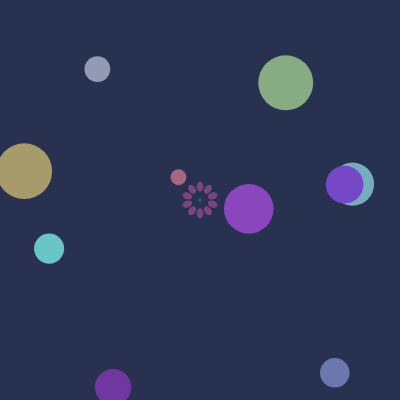
Frame 1 (no input)
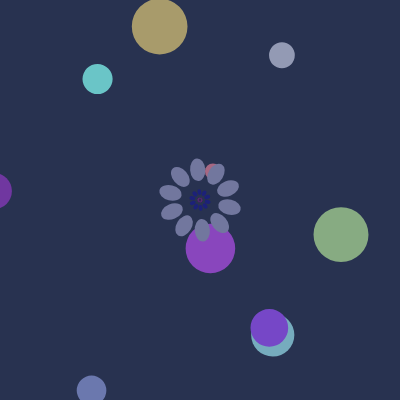
Frame 60 (no input)
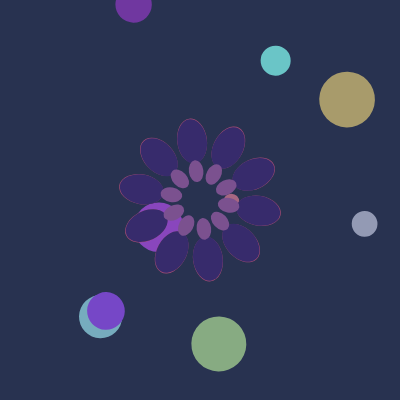
Frame 120 (the mouse pressed at the canvas centre since frame 60)

The p5.js sketch that drew these frames (run headless with seeded random() and noise() and a simulated clock; from frame 60 on, the mouse is pressed at the canvas centre):

// p5.js sketch
// ── sketch.js
let growth = 0.0;
let s = 0.0;
let angle = 0;
 
let planets = [];


function setup() {
  createCanvas(400, 400);
  
  //creates values for circles with a random position on the canvas, a random radius from 10-70, random colours and saves them to planets array
  for (let i = 0; i < 10; i++) {
    xNew = random(-width/2, width/2);
    yNew = random(-height/2, height/2);
    rNew = random(10, 70);
    cNew = [random(100,200), random(50,200), random(100,200)];
    
    values = [xNew, yNew, rNew, cNew];
    
    planets[i] = values;
  }
}

function draw() {
  background(40,50,80);
  
  //sets circling center
  translate(width/2, height/2);
  
  //lets planets + flower rotate around center
  rotate(angle);
  
  //creates 10 planets/circles
  for (let i = 0; i < 10; i++) {
    values = planets[i];
    noStroke();
    
    //colour
    fill(values[3]);
    //position and size
    circle(values[0], values[1], values[2]);
  }
  
  //increases angle each frame
  angle += 0.02;
  
  //calling flower function and creating 3 petal rows
  flower(3);

}


function flower(n){
  
  //growth speed
  growth = growth + 0.02;
  
  //lets flower grow bigger and then smaller
  s = -cos(growth)*2;
  
  //creates petal rows
  for (let i = n-1; i >= 0; i--){
    
    noStroke();
    //gives petal rows random colours for each frame
    fill(random(20,200), random(20,200), random(20,200));
    
    //lets petal rows grow depending on i and s
    scale(s/3 + i/2)
    
    //creates flower petals
    for (let j = 0; j < 10; j ++) {
      ellipse(0, 40, 20, 30);
      rotate(PI/5);
    }
  }
  

}
